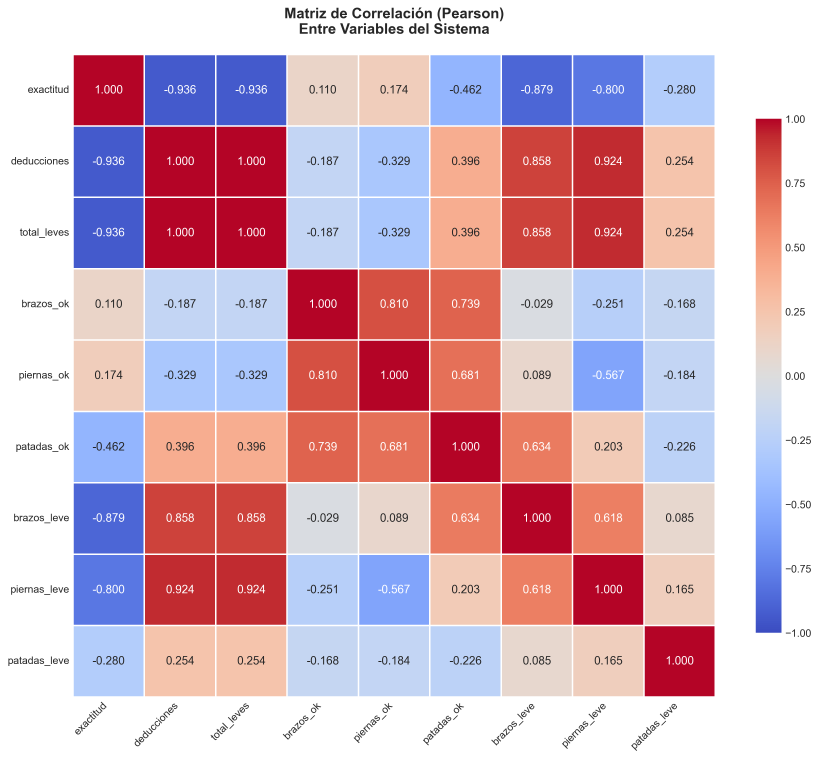
#> input picture analisis_graficos/04_heatmap_correlaciones.png, 3275 x 3034 px (shown at 1/4 size)
$ python bg_remove.py --image ../../analisis_graficos/04_heatmap_correlaciones.png --source ../../analisis_graficos/01_distribucion_exactitud.png
#> lines starting #> are read from the running program, lines starting #| are printed output that depends on the picture
# bg_remove.py
# Extracción de persona y eliminación de fondo con OpenCV (MOG2 o GrabCut+HOG)

import argparse, os
from collections import deque
import cv2
import numpy as np

# ------------------- Utilidades -------------------

def gray_world_balance(img_bgr):
    img = img_bgr.astype(np.float32)
    means = img.reshape(-1,3).mean(axis=0)
    scale = means.mean() / (means + 1e-6)
    img *= scale
    return np.clip(img, 0, 255).astype(np.uint8)

def refine_mask(mask, k_close=5, k_open=3, blur=7):
    mask = (mask > 0).astype(np.uint8) * 255
    k1 = cv2.getStructuringElement(cv2.MORPH_ELLIPSE, (k_close,k_close))
    k2 = cv2.getStructuringElement(cv2.MORPH_ELLIPSE, (k_open,k_open))
    mask = cv2.morphologyEx(mask, cv2.MORPH_CLOSE, k1, iterations=2)
    mask = cv2.morphologyEx(mask, cv2.MORPH_OPEN,  k2, iterations=1)
    if blur > 0:
        mask = cv2.GaussianBlur(mask, (blur|1, blur|1), 0)
    return mask

def composite(frame, mask, bg_mode="black", alpha_out=False):
    h, w = frame.shape[:2]
    if bg_mode == "black":
        bg = np.zeros_like(frame)
    elif bg_mode == "green":
        bg = np.zeros_like(frame); bg[:] = (0,255,0)
    elif bg_mode == "blur":
        bg = cv2.GaussianBlur(frame, (31,31), 0)
    elif bg_mode == "gray":
        bg = np.full_like(frame, 128)
    else:
        bg = np.zeros_like(frame)

    mask3 = cv2.merge([mask, mask, mask]) / 255.0
    fg = (frame * mask3 + bg * (1.0 - mask3)).astype(np.uint8)

    if alpha_out:
        return np.dstack([fg, mask])
    return fg

# ------------------- MOG2 (fondo estático) -------------------

class MOG2Remover:
    # [17 lines left out: functions __init__, warmup, infer_mask, not called in this run]

# ------------------- GrabCut + HOG (cámara móvil) -------------------

def detect_person_bbox_hog(frame_bgr):
    if not hasattr(detect_person_bbox_hog, "hog"):
        hog = cv2.HOGDescriptor()
        hog.setSVMDetector(cv2.HOGDescriptor_getDefaultPeopleDetector())
        detect_person_bbox_hog.hog = hog
    hog = detect_person_bbox_hog.hog
    h, w = frame_bgr.shape[:2]
    scale_w = 960
    if w != scale_w:
        rs = cv2.resize(frame_bgr, (scale_w, int(h * scale_w / w)))
        scx, scy = w/scale_w, h/rs.shape[0]
    else:
        rs = frame_bgr; scx = scy = 1.0

    rects, _ = hog.detectMultiScale(rs, winStride=(8,8), padding=(8,8), scale=1.05)
    if len(rects) == 0:
        return None
    x,y,ww,hh = max(rects, key=lambda r: r[2]*r[3])
    x,y,ww,hh = int(x*scx), int(y*scy), int(ww*scx), int(hh*scy)
    x1,y1,x2,y2 = x, y, x+ww, y+hh
    x1,y1 = max(0,x1), max(0,y1)
    x2,y2 = min(w-1,x2), min(h-1,y2)
    if x2<=x1 or y2<=y1: return None
    return (x1,y1,x2,y2)

def grabcut_person_mask(frame_bgr, init_box=None, iters=3):
    h, w = frame_bgr.shape[:2]
    if init_box is None:
        init_box = detect_person_bbox_hog(frame_bgr)
        if init_box is None:
            # ROI central como *fallback*
            cw, ch = int(w*0.6), int(h*0.85)
            x1 = (w-cw)//2; y1 = int(h*0.08)
            init_box = (x1, y1, x1+cw, y1+ch)

    x1,y1,x2,y2 = init_box
    mask = np.zeros((h,w), np.uint8)
    bgdModel = np.zeros((1,65), np.float64)
    fgdModel = np.zeros((1,65), np.float64)
    rect = (x1,y1,x2-x1,y2-y1)
    cv2.grabCut(frame_bgr, mask, rect, bgdModel, fgdModel, iters, cv2.GC_INIT_WITH_RECT)
    # 0:BG, 2:prob BG -> fondo; 1:FG, 3:prob FG -> frente
    mask_bin = np.where((mask==1)|(mask==3), 255, 0).astype('uint8')
    return refine_mask(mask_bin)

# ------------------- I/O helpers -------------------

def resize_to_width(frame, w_target=960):
    h, w = frame.shape[:2]
    if w == w_target: return frame
    return cv2.resize(frame, (w_target, int(h * w_target / w)))

def write_video_writer(path, w, h, fps=30):
    fourcc = cv2.VideoWriter_fourcc(*'mp4v')
    return cv2.VideoWriter(path, fourcc, fps, (w, h))

# ------------------- Main -------------------

def run_image(args):
    img = cv2.imread(args.image)
    if img is None:
        raise SystemExit("No se pudo leer la imagen.")
    img = resize_to_width(img, 960)
    img_bal = gray_world_balance(img)

    if args.method == "mog2":
        # Para imagen, MOG2 no tiene *background model*; usar GrabCut
        mask = grabcut_person_mask(img_bal, None, iters=4)
    else:
        mask = grabcut_person_mask(img_bal, None, iters=4)

    out = composite(img_bal, mask, bg_mode=args.bg, alpha_out=args.alpha)

    cv2.imshow("Entrada", img)
    cv2.imshow("Mascara", mask)
    cv2.imshow("Salida", out if not args.alpha else out[:,:,:3])

    if args.save:
        ext = os.path.splitext(args.save.lower())[1]
        if args.alpha and ext in [".png", ".tif", ".tiff", ".webp"]:
            cv2.imwrite(args.save, out)                 # BGRA
        else:
            cv2.imwrite(args.save, out if not args.alpha else out[:,:,:3])
    cv2.waitKey(0)
    cv2.destroyAllWindows()

# [42 lines left out: function run_stream, not called in this run]

def main():
    ap = argparse.ArgumentParser()
    ap.add_argument("--image", type=str, help="Ruta a imagen")
    ap.add_argument("--source", type=str, help="Ruta a video (MP4, etc.)")
    ap.add_argument("--camera", type=int, help="Índice de cámara (si no se usa --source)")
    ap.add_argument("--method", choices=["mog2","grabcut"], default="grabcut",
                    help="mog2: fondo estático; grabcut: fondo cambiante")
    ap.add_argument("--bg", choices=["black","green","blur","gray"], default="black",
                    help="Fondo de salida")
    ap.add_argument("--alpha", action="store_true", help="Sólo imagen: exportar con canal alfa")
    ap.add_argument("--save", type=str, help="Ruta de salida (imagen o video)")
    ap.add_argument("--warmup", type=int, default=0, help="MOG2: frames de calentamiento (sólo video)")
    args = ap.parse_args()

    if args.image:
        run_image(args)
#> in run_image, img is the input picture: shape (3034, 3275, 3); mean B, G, R 190.9, 177.3, 211.6
#> in resize_to_width, `return cv2.resize(frame, (w_target, int(h * w_target / w)))`:
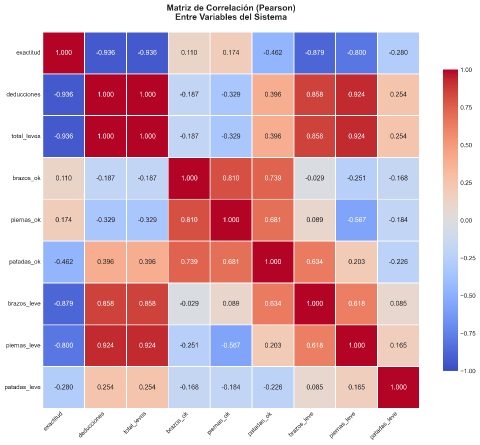
#> returned value: shape (889, 960, 3) (shown at 1/2 size); mean of channels 0, 1, 2 191, 177.4, 211.7; drawn as B, G, R
#> in gray_world_balance, `means = img.reshape(-1,3).mean(axis=0)`: means = [191.3, 177.4, 211.7]
#> in gray_world_balance, `scale = means.mean() / (means + 1e-6)`: scale = [1.01, 1.09, 0.914]
#> in gray_world_balance, `img *= scale`:
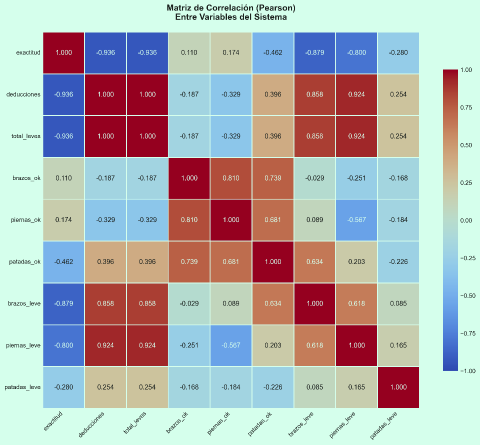
#> img: shape (889, 960, 3) float32 (shown at 1/2 size); mean B, G, R 192.7, 193.2, 194; drawn with min black and max white
#> in gray_world_balance, `return np.clip(img, 0, 255).astype(np.uint8)`:
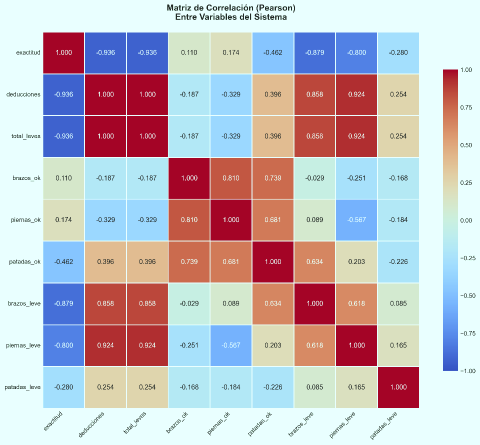
#> returned value: shape (889, 960, 3) (shown at 1/2 size); mean of channels 0, 1, 2 191.8, 185.4, 193.1; drawn as B, G, R
#> in detect_person_bbox_hog, `rects, _ = hog.detectMultiScale(rs, winStride=(8,8), padding=(8,8), sc..`: rects = [[99, 166, 65, 131], [184, 168, 64, 128], [268, 168, 65, 130], [517, 168, 64, 128], [602, 166, 66, 131], [97, 82, 68, 136], [182, 83, 68, 136], [596, 84, 67, 134], [683, 82, 68, 136], [100, 662, 70, 139]]
#> in detect_person_bbox_hog, `x,y,ww,hh = max(rects, key=lambda r: r[2]*r[3])`: x = 100; y = 662; ww = 70; hh = 139
#> in detect_person_bbox_hog, `x1,y1,x2,y2 = x, y, x+ww, y+hh`: x1 = 100; y1 = 662; x2 = 170; y2 = 801
#> in grabcut_person_mask, `init_box = detect_person_bbox_hog(frame_bgr)`: init_box = (100, 662, 170, 801)
#> in grabcut_person_mask, `x1,y1,x2,y2 = init_box`: x1 = 100; y1 = 662; x2 = 170; y2 = 801
#> in grabcut_person_mask, `rect = (x1,y1,x2-x1,y2-y1)`: rect = (100, 662, 70, 139)
#> in run_image, `mask = grabcut_person_mask(img_bal, None, iters=4)`:
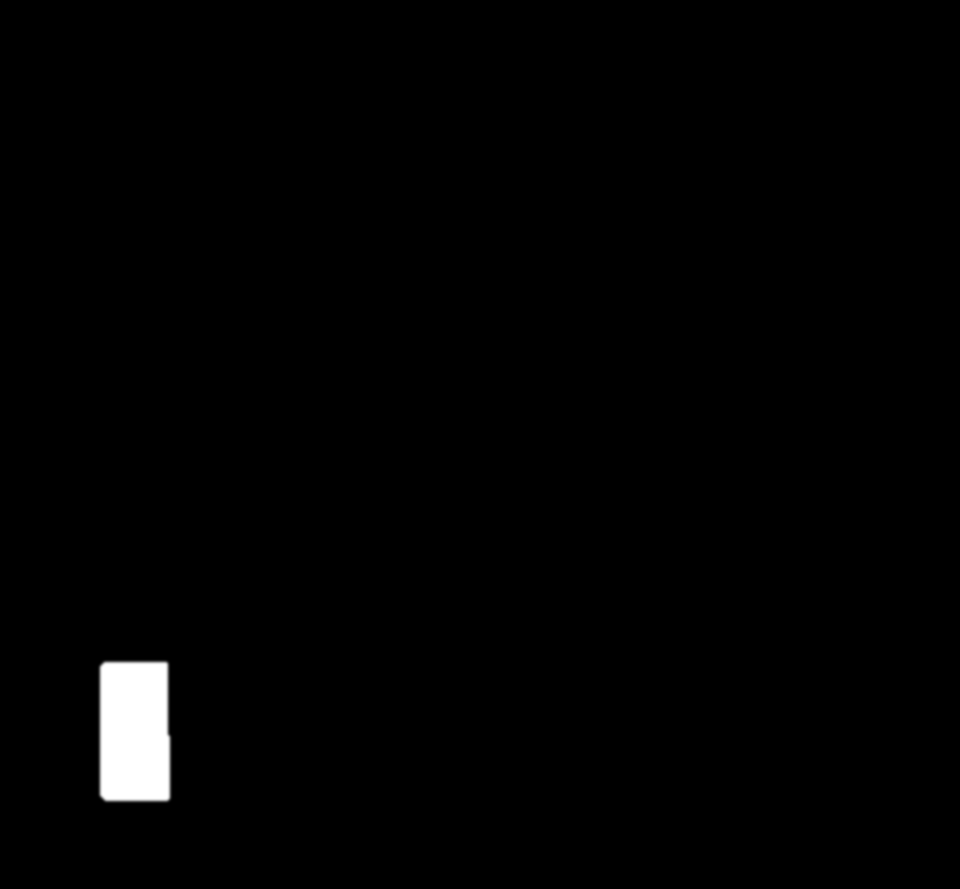
#> mask: shape (889, 960); min 0, max 255, mean 2.9
    else:
        if args.source is None and args.camera is not None:
            args.source = args.camera
        run_stream(args)

if __name__ == "__main__":
    main()

$ run again, on analisis_graficos/05_ranking_videos.png
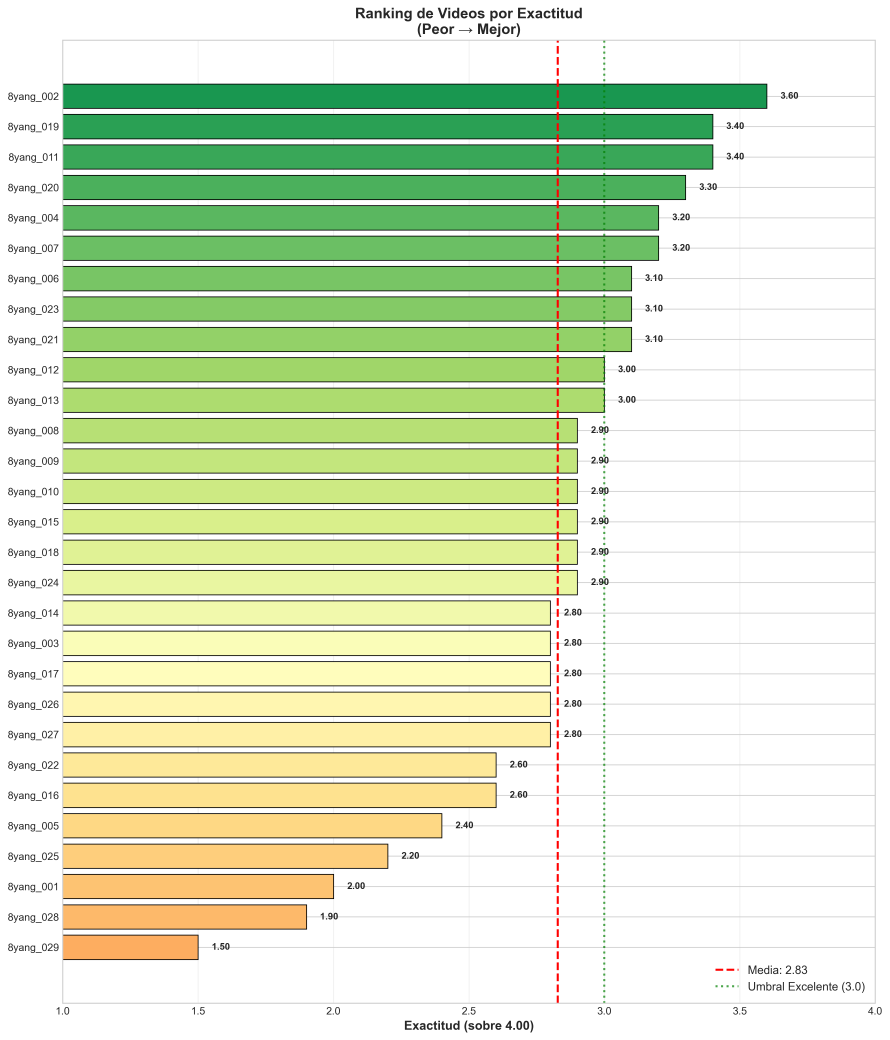
#> input picture analisis_graficos/05_ranking_videos.png, 3559 x 4160 px (shown at 1/4 size)
#> in run_image, img is the input picture: shape (4160, 3559, 3); mean B, G, R 197.7, 229.6, 215.8
#> means = [198.3, 230.2, 216.3]
#> scale = [1.08, 0.934, 0.994]
#> in gray_world_balance, `img *= scale`:
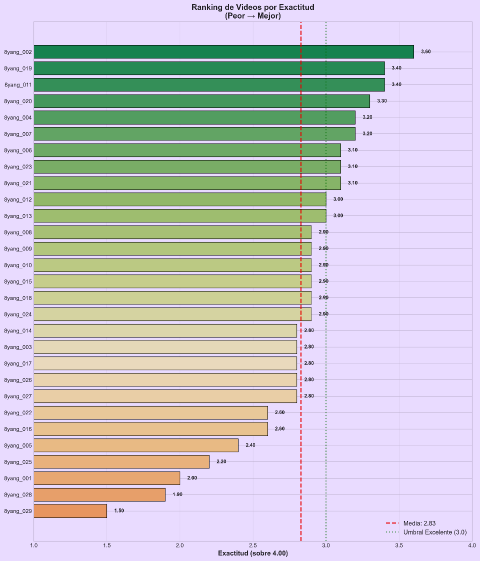
#> img: shape (1122, 960, 3) float32 (shown at 1/2 size); mean B, G, R 213.5, 215.2, 215.5; drawn with min black and max white
#> rects = ()
#> in composite, `fg = (frame * mask3 + bg * (1.0 - mask3)).astype(np.uint8)`:
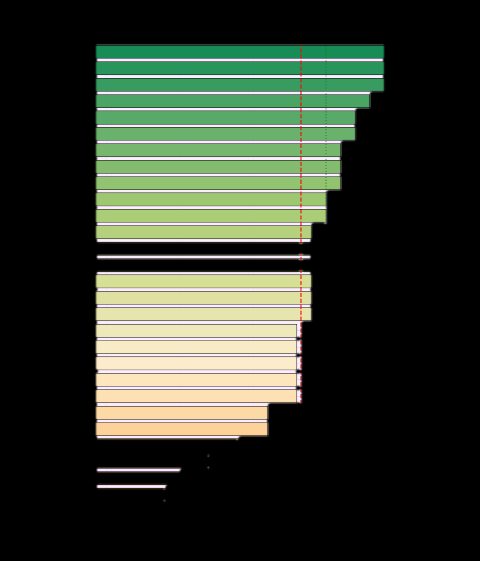
#> fg: shape (1122, 960, 3) (shown at 1/2 size); mean B, G, R 46.8, 60.6, 52.6

$ run again, on analisis_graficos/08_serie_temporal_videos.png
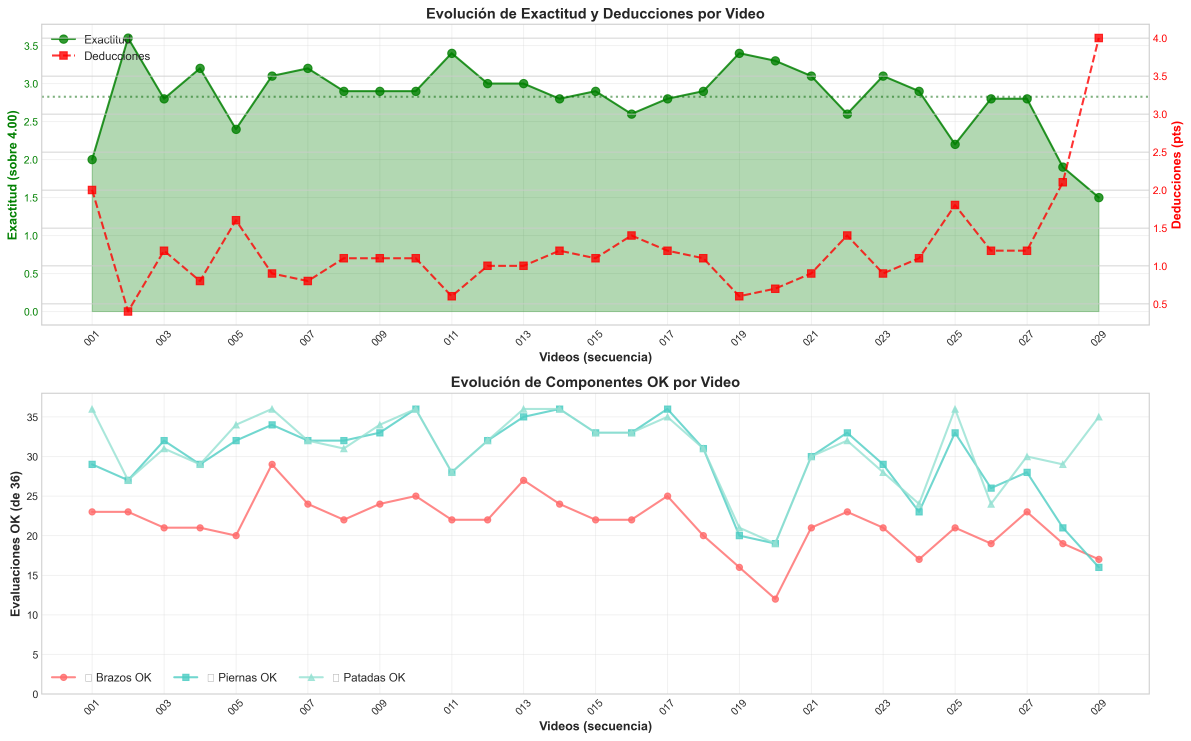
#> input picture analisis_graficos/08_serie_temporal_videos.png, 4763 x 2961 px (shown at 1/4 size)
#> in run_image, img is the input picture: shape (2961, 4763, 3); mean B, G, R 230.7, 240.5, 231.7
#> in resize_to_width, `return cv2.resize(frame, (w_target, int(h * w_target / w)))`:
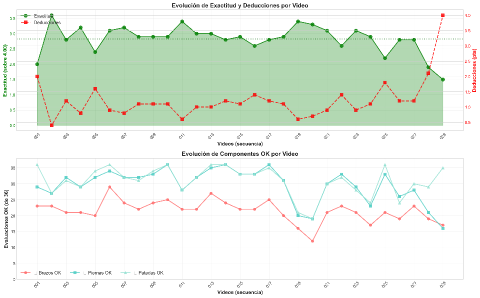
#> returned value: shape (596, 960, 3) (shown at 1/2 size); mean of channels 0, 1, 2 230.6, 240.4, 231.6; drawn as B, G, R
#> means = [231, 241, 232]
#> scale = [1.02, 0.974, 1.01]
#> rects = ()
#> in run_image, `mask = grabcut_person_mask(img_bal, None, iters=4)`:
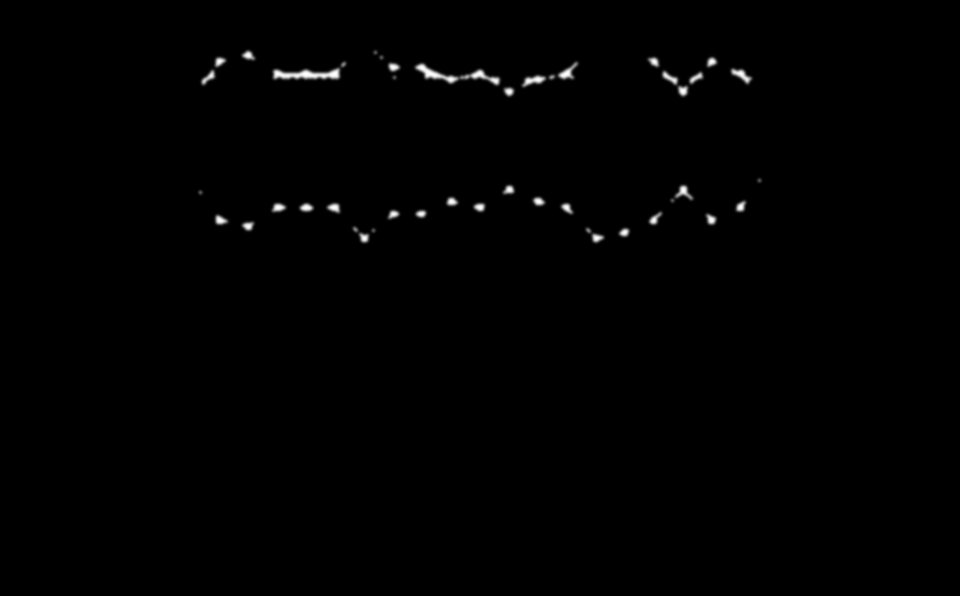
#> mask: shape (596, 960); min 0, max 255, mean 1.3
